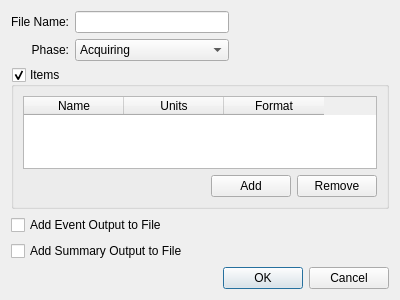
<?xml version="1.0" encoding="UTF-8"?>
<ui version="4.0">
 <class>RunOutputDialog</class>
 <widget class="QDialog" name="RunOutputDialog">
  <property name="geometry">
   <rect>
    <x>0</x>
    <y>0</y>
    <width>400</width>
    <height>300</height>
   </rect>
  </property>
  <property name="windowTitle">
   <string>Run Output</string>
  </property>
  <layout class="QGridLayout" name="gridLayout">
   <item row="0" column="0">
    <widget class="QLabel" name="label">
     <property name="text">
      <string>File Name:</string>
     </property>
     <property name="alignment">
      <set>Qt::AlignRight|Qt::AlignTrailing|Qt::AlignVCenter</set>
     </property>
    </widget>
   </item>
   <item row="0" column="1">
    <widget class="QLineEdit" name="mFileName"/>
   </item>
   <item row="1" column="0">
    <widget class="QLabel" name="label_2">
     <property name="text">
      <string>Phase:</string>
     </property>
     <property name="alignment">
      <set>Qt::AlignRight|Qt::AlignTrailing|Qt::AlignVCenter</set>
     </property>
    </widget>
   </item>
   <item row="1" column="1">
    <widget class="QComboBox" name="mPhaseComboBox">
     <item>
      <property name="text">
       <string>Acquiring</string>
      </property>
     </item>
     <item>
      <property name="text">
       <string>All</string>
      </property>
     </item>
     <item>
      <property name="text">
       <string>Flying</string>
      </property>
     </item>
     <item>
      <property name="text">
       <string>Tracking</string>
      </property>
     </item>
    </widget>
   </item>
   <item row="2" column="0" colspan="3">
    <widget class="QGroupBox" name="mItemsGroupBox">
     <property name="title">
      <string>Items</string>
     </property>
     <property name="checkable">
      <bool>true</bool>
     </property>
     <property name="checked">
      <bool>true</bool>
     </property>
     <layout class="QGridLayout" name="gridLayout_2">
      <item row="0" column="0" colspan="3">
       <widget class="QTableWidget" name="mVariableTableWidget">
        <column>
         <property name="text">
          <string>Name</string>
         </property>
        </column>
        <column>
         <property name="text">
          <string>Units</string>
         </property>
        </column>
        <column>
         <property name="text">
          <string>Format</string>
         </property>
        </column>
       </widget>
      </item>
      <item row="1" column="1">
       <widget class="QPushButton" name="mAddVariableButton">
        <property name="text">
         <string>Add</string>
        </property>
       </widget>
      </item>
      <item row="1" column="2">
       <widget class="QPushButton" name="mRemoveVariableButton">
        <property name="text">
         <string>Remove</string>
        </property>
       </widget>
      </item>
      <item row="1" column="0">
       <spacer name="horizontalSpacer">
        <property name="orientation">
         <enum>Qt::Horizontal</enum>
        </property>
        <property name="sizeHint" stdset="0">
         <size>
          <width>40</width>
          <height>20</height>
         </size>
        </property>
       </spacer>
      </item>
     </layout>
    </widget>
   </item>
   <item row="0" column="2">
    <spacer name="horizontalSpacer_2">
     <property name="orientation">
      <enum>Qt::Horizontal</enum>
     </property>
     <property name="sizeHint" stdset="0">
      <size>
       <width>40</width>
       <height>20</height>
      </size>
     </property>
    </spacer>
   </item>
   <item row="4" column="0" colspan="2">
    <widget class="QCheckBox" name="mAddEventOutput">
     <property name="text">
      <string>Add Event Output to File</string>
     </property>
    </widget>
   </item>
   <item row="6" column="1" colspan="2">
    <widget class="QDialogButtonBox" name="buttonBox">
     <property name="orientation">
      <enum>Qt::Horizontal</enum>
     </property>
     <property name="standardButtons">
      <set>QDialogButtonBox::Cancel|QDialogButtonBox::Ok</set>
     </property>
    </widget>
   </item>
   <item row="5" column="0" colspan="2">
    <widget class="QCheckBox" name="mAddSummaryOutput">
     <property name="text">
      <string>Add Summary Output to File</string>
     </property>
    </widget>
   </item>
  </layout>
 </widget>
 <resources/>
 <connections>
  <connection>
   <sender>buttonBox</sender>
   <signal>accepted()</signal>
   <receiver>RunOutputDialog</receiver>
   <slot>accept()</slot>
   <hints>
    <hint type="sourcelabel">
     <x>248</x>
     <y>254</y>
    </hint>
    <hint type="destinationlabel">
     <x>157</x>
     <y>274</y>
    </hint>
   </hints>
  </connection>
  <connection>
   <sender>buttonBox</sender>
   <signal>rejected()</signal>
   <receiver>RunOutputDialog</receiver>
   <slot>reject()</slot>
   <hints>
    <hint type="sourcelabel">
     <x>316</x>
     <y>260</y>
    </hint>
    <hint type="destinationlabel">
     <x>286</x>
     <y>274</y>
    </hint>
   </hints>
  </connection>
 </connections>
</ui>
